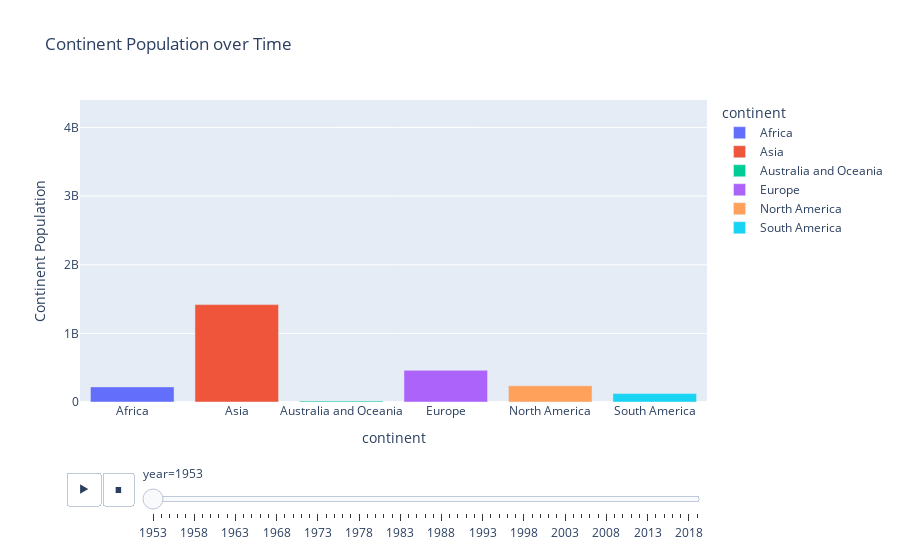

The notebook cell saved with this chart:
### Code cell
fig_bar.show()

### Figure 1 — Plotly figure (JSON) as saved in the notebook; plotly's stock layout.template omitted (floating-point values rounded to 4 significant figures)
{"data": [{"alignmentgroup": "True", "hovertemplate": "<b>%{hovertext}</b><br><br>continent=%{x}<br>year=1953<br>country population=%{y}<extra></extra>", "hovertext": ["Africa"], "ids": ["Africa"], "legendgroup": "Africa", "marker": {"color": "#636efa"}, "name": "Africa", "offsetgroup": "Africa", "orientation": "v", "showlegend": true, "textposition": "auto", "type": "bar", "x": ["Africa"], "xaxis": "x", "y": [220380500], "yaxis": "y"}, {"alignmentgroup": "True", "hovertemplate": "<b>%{hovertext}</b><br><br>continent=%{x}<br>year=1953<br>country population=%{y}<extra></extra>", "hovertext": ["Asia"], "ids": ["Asia"], "legendgroup": "Asia", "marker": {"color": "#EF553B"}, "name": "Asia", "offsetgroup": "Asia", "orientation": "v", "showlegend": true, "textposition": "auto", "type": "bar", "x": ["Asia"], "xaxis": "x", "y": [1419178300], "yaxis": "y"}, {"alignmentgroup": "True", "hovertemplate": "<b>%{hovertext}</b><br><br>continent=%{x}<br>year=1953<br>country population=%{y}<extra></extra>", "hovertext": ["Australia and Oceania"], "ids": ["Australia and Oceania"], "legendgroup": "Australia and Oceania", "marker": {"color": "#00cc96"}, "name": "Australia and Oceania", "offsetgroup": "Australia and Oceania", "orientation": "v", "showlegend": true, "textposition": "auto", "type": "bar", "x": ["Australia and Oceania"], "xaxis": "x", "y": [13529320], "yaxis": "y"}, {"alignmentgroup": "True", "hovertemplate": "<b>%{hovertext}</b><br><br>continent=%{x}<br>year=1953<br>country population=%{y}<extra></extra>", "hovertext": ["Europe"], "ids": ["Europe"], "legendgroup": "Europe", "marker": {"color": "#ab63fa"}, "name": "Europe", "offsetgroup": "Europe", "orientation": "v", "showlegend": true, "textposition": "auto", "type": "bar", "x": ["Europe"], "xaxis": "x", "y": [461061160], "yaxis": "y"}, {"alignmentgroup": "True", "hovertemplate": "<b>%{hovertext}</b><br><br>continent=%{x}<br>year=1953<br>country population=%{y}<extra></extra>", "hovertext": ["North America"], "ids": ["North America"], "legendgroup": "North America", "marker": {"color": "#FFA15A"}, "name": "North America", "offsetgroup": "North America", "orientation": "v", "showlegend": true, "textposition": "auto", "type": "bar", "x": ["North America"], "xaxis": "x", "y": [237145200], "yaxis": "y"}, {"alignmentgroup": "True", "hovertemplate": "<b>%{hovertext}</b><br><br>continent=%{x}<br>year=1953<br>country population=%{y}<extra></extra>", "hovertext": ["South America"], "ids": ["South America"], "legendgroup": "South America", "marker": {"color": "#19d3f3"}, "name": "South America", "offsetgroup": "South America", "orientation": "v", "showlegend": true, "textposition": "auto", "type": "bar", "x": ["South America"], "xaxis": "x", "y": [123304000], "yaxis": "y"}], "layout": {"barmode": "relative", "legend": {"title": {"text": "continent"}, "tracegroupgap": 0}, "sliders": [{"active": 0, "currentvalue": {"prefix": "year="}, "len": 0.9, "pad": {"b": 10, "t": 60}, "steps": [{"args": [["1953"], {"frame": {"duration": 0, "redraw": true}, "fromcurrent": true, "mode": "immediate", "transition": {"duration": 0, "easing": "linear"}}], "label": "1953", "method": "animate"}, {"args": [["1954"], {"frame": {"duration": 0, "redraw": true}, "fromcurrent": true, "mode": "immediate", "transition": {"duration": 0, "easing": "linear"}}], "label": "1954", "method": "animate"}, {"args": [["1955"], {"frame": {"duration": 0, "redraw": true}, "fromcurrent": true, "mode": "immediate", "transition": {"duration": 0, "easing": "linear"}}], "label": "1955", "method": "animate"}, {"args": [["1956"], {"frame": {"duration": 0, "redraw": true}, "fromcurrent": true, "mode": "immediate", "transition": {"duration": 0, "easing": "linear"}}], "label": "1956", "method": "animate"}, {"args": [["1957"], {"frame": {"duration": 0, "redraw": true}, "fromcurrent": true, "mode": "immediate", "transition": {"duration": 0, "easing": "linear"}}], "label": "1957", "method": "animate"}, {"args": [["1958"], {"frame": {"duration": 0, "redraw": true}, "fromcurrent": true, "mode": "immediate", "transition": {"duration": 0, "easing": "linear"}}], "label": "1958", "method": "animate"}, {"args": [["1959"], {"frame": {"duration": 0, "redraw": true}, "fromcurrent": true, "mode": "immediate", "transition": {"duration": 0, "easing": "linear"}}], "label": "1959", "method": "animate"}, {"args": [["1960"], {"frame": {"duration": 0, "redraw": true}, "fromcurrent": true, "mode": "immediate", "transition": {"duration": 0, "easing": "linear"}}], "label": "1960", "method": "animate"}, {"args": [["1961"], {"frame": {"duration": 0, "redraw": true}, "fromcurrent": true, "mode": "immediate", "transition": {"duration": 0, "easing": "linear"}}], "label": "1961", "method": "animate"}, {"args": [["1962"], {"frame": {"duration": 0, "redraw": true}, "fromcurrent": true, "mode": "immediate", "transition": {"duration": 0, "easing": "linear"}}], "label": "1962", "method": "animate"}, {"args": [["1963"], {"frame": {"duration": 0, "redraw": true}, "fromcurrent": true, "mode": "immediate", "transition": {"duration": 0, "easing": "linear"}}], "label": "1963", "method": "animate"}, {"args": [["1964"], {"frame": {"duration": 0, "redraw": true}, "fromcurrent": true, "mode": "immediate", "transition": {"duration": 0, "easing": "linear"}}], "label": "1964", "method": "animate"}, {"args": [["1965"], {"frame": {"duration": 0, "redraw": true}, "fromcurrent": true, "mode": "immediate", "transition": {"duration": 0, "easing": "linear"}}], "label": "1965", "method": "animate"}, {"args": [["1966"], {"frame": {"duration": 0, "redraw": true}, "fromcurrent": true, "mode": "immediate", "transition": {"duration": 0, "easing": "linear"}}], "label": "1966", "method": "animate"}, {"args": [["1967"], {"frame": {"duration": 0, "redraw": true}, "fromcurrent": true, "mode": "immediate", "transition": {"duration": 0, "easing": "linear"}}], "label": "1967", "method": "animate"}, {"args": [["1968"], {"frame": {"duration": 0, "redraw": true}, "fromcurrent": true, "mode": "immediate", "transition": {"duration": 0, "easing": "linear"}}], "label": "1968", "method": "animate"}, {"args": [["1969"], {"frame": {"duration": 0, "redraw": true}, "fromcurrent": true, "mode": "immediate", "transition": {"duration": 0, "easing": "linear"}}], "label": "1969", "method": "animate"}, {"args": [["1970"], {"frame": {"duration": 0, "redraw": true}, "fromcurrent": true, "mode": "immediate", "transition": {"duration": 0, "easing": "linear"}}], "label": "1970", "method": "animate"}, {"args": [["1971"], {"frame": {"duration": 0, "redraw": true}, "fromcurrent": true, "mode": "immediate", "transition": {"duration": 0, "easing": "linear"}}], "label": "1971", "method": "animate"}, {"args": [["1972"], {"frame": {"duration": 0, "redraw": true}, "fromcurrent": true, "mode": "immediate", "transition": {"duration": 0, "easing": "linear"}}], "label": "1972", "method": "animate"}, {"args": [["1973"], {"frame": {"duration": 0, "redraw": true}, "fromcurrent": true, "mode": "immediate", "transition": {"duration": 0, "easing": "linear"}}], "label": "1973", "method": "animate"}, {"args": [["1974"], {"frame": {"duration": 0, "redraw": true}, "fromcurrent": true, "mode": "immediate", "transition": {"duration": 0, "easing": "linear"}}], "label": "1974", "method": "animate"}, {"args": [["1975"], {"frame": {"duration": 0, "redraw": true}, "fromcurrent": true, "mode": "immediate", "transition": {"duration": 0, "easing": "linear"}}], "label": "1975", "method": "animate"}, {"args": [["1976"], {"frame": {"duration": 0, "redraw": true}, "fromcurrent": true, "mode": "immediate", "transition": {"duration": 0, "easing": "linear"}}], "label": "1976", "method": "animate"}, {"args": [["1977"], {"frame": {"duration": 0, "redraw": true}, "fromcurrent": true, "mode": "immediate", "transition": {"duration": 0, "easing": "linear"}}], "label": "1977", "method": "animate"}, {"args": [["1978"], {"frame": {"duration": 0, "redraw": true}, "fromcurrent": true, "mode": "immediate", "transition": {"duration": 0, "easing": "linear"}}], "label": "1978", "method": "animate"}, {"args": [["1979"], {"frame": {"duration": 0, "redraw": true}, "fromcurrent": true, "mode": "immediate", "transition": {"duration": 0, "easing": "linear"}}], "label": "1979", "method": "animate"}, {"args": [["1980"], {"frame": {"duration": 0, "redraw": true}, "fromcurrent": true, "mode": "immediate", "transition": {"duration": 0, "easing": "linear"}}], "label": "1980", "method": "animate"}, {"args": [["1981"], {"frame": {"duration": 0, "redraw": true}, "fromcurrent": true, "mode": "immediate", "transition": {"duration": 0, "easing": "linear"}}], "label": "1981", "method": "animate"}, {"args": [["1982"], {"frame": {"duration": 0, "redraw": true}, "fromcurrent": true, "mode": "immediate", "transition": {"duration": 0, "easing": "linear"}}], "label": "1982", "method": "animate"}, {"args": [["1983"], {"frame": {"duration": 0, "redraw": true}, "fromcurrent": true, "mode": "immediate", "transition": {"duration": 0, "easing": "linear"}}], "label": "1983", "method": "animate"}, {"args": [["1984"], {"frame": {"duration": 0, "redraw": true}, "fromcurrent": true, "mode": "immediate", "transition": {"duration": 0, "easing": "linear"}}], "label": "1984", "method": "animate"}, {"args": [["1985"], {"frame": {"duration": 0, "redraw": true}, "fromcurrent": true, "mode": "immediate", "transition": {"duration": 0, "easing": "linear"}}], "label": "1985", "method": "animate"}, {"args": [["1986"], {"frame": {"duration": 0, "redraw": true}, "fromcurrent": true, "mode": "immediate", "transition": {"duration": 0, "easing": "linear"}}], "label": "1986", "method": "animate"}, {"args": [["1987"], {"frame": {"duration": 0, "redraw": true}, "fromcurrent": true, "mode": "immediate", "transition": {"duration": 0, "easing": "linear"}}], "label": "1987", "method": "animate"}, {"args": [["1988"], {"frame": {"duration": 0, "redraw": true}, "fromcurrent": true, "mode": "immediate", "transition": {"duration": 0, "easing": "linear"}}], "label": "1988", "method": "animate"}, {"args": [["1989"], {"frame": {"duration": 0, "redraw": true}, "fromcurrent": true, "mode": "immediate", "transition": {"duration": 0, "easing": "linear"}}], "label": "1989", "method": "animate"}, {"args": [["1990"], {"frame": {"duration": 0, "redraw": true}, "fromcurrent": true, "mode": "immediate", "transition": {"duration": 0, "easing": "linear"}}], "label": "1990", "method": "animate"}, {"args": [["1991"], {"frame": {"duration": 0, "redraw": true}, "fromcurrent": true, "mode": "immediate", "transition": {"duration": 0, "easing": "linear"}}], "label": "1991", "method": "animate"}, {"args": [["1992"], {"frame": {"duration": 0, "redraw": true}, "fromcurrent": true, "mode": "immediate", "transition": {"duration": 0, "easing": "linear"}}], "label": "1992", "method": "animate"}, {"args": [["1993"], {"frame": {"duration": 0, "redraw": true}, "fromcurrent": true, "mode": "immediate", "transition": {"duration": 0, "easing": "linear"}}], "label": "1993", "method": "animate"}, {"args": [["1994"], {"frame": {"duration": 0, "redraw": true}, "fromcurrent": true, "mode": "immediate", "transition": {"duration": 0, "easing": "linear"}}], "label": "1994", "method": "animate"}, {"args": [["1995"], {"frame": {"duration": 0, "redraw": true}, "fromcurrent": true, "mode": "immediate", "transition": {"duration": 0, "easing": "linear"}}], "label": "1995", "method": "animate"}, {"args": [["1996"], {"frame": {"duration": 0, "redraw": true}, "fromcurrent": true, "mode": "immediate", "transition": {"duration": 0, "easing": "linear"}}], "label": "1996", "method": "animate"}, {"args": [["1997"], {"frame": {"duration": 0, "redraw": true}, "fromcurrent": true, "mode": "immediate", "transition": {"duration": 0, "easing": "linear"}}], "label": "1997", "method": "animate"}, {"args": [["1998"], {"frame": {"duration": 0, "redraw": true}, "fromcurrent": true, "mode": "immediate", "transition": {"duration": 0, "easing": "linear"}}], "label": "1998", "method": "animate"}, {"args": [["1999"], {"frame": {"duration": 0, "redraw": true}, "fromcurrent": true, "mode": "immediate", "transition": {"duration": 0, "easing": "linear"}}], "label": "1999", "method": "animate"}, {"args": [["2000"], {"frame": {"duration": 0, "redraw": true}, "fromcurrent": true, "mode": "immediate", "transition": {"duration": 0, "easing": "linear"}}], "label": "2000", "method": "animate"}, {"args": [["2001"], {"frame": {"duration": 0, "redraw": true}, "fromcurrent": true, "mode": "immediate", "transition": {"duration": 0, "easing": "linear"}}], "label": "2001", "method": "animate"}, {"args": [["2002"], {"frame": {"duration": 0, "redraw": true}, "fromcurrent": true, "mode": "immediate", "transition": {"duration": 0, "easing": "linear"}}], "label": "2002", "method": "animate"}, {"args": [["2003"], {"frame": {"duration": 0, "redraw": true}, "fromcurrent": true, "mode": "immediate", "transition": {"duration": 0, "easing": "linear"}}], "label": "2003", "method": "animate"}, {"args": [["2004"], {"frame": {"duration": 0, "redraw": true}, "fromcurrent": true, "mode": "immediate", "transition": {"duration": 0, "easing": "linear"}}], "label": "2004", "method": "animate"}, {"args": [["2005"], {"frame": {"duration": 0, "redraw": true}, "fromcurrent": true, "mode": "immediate", "transition": {"duration": 0, "easing": "linear"}}], "label": "2005", "method": "animate"}, {"args": [["2006"], {"frame": {"duration": 0, "redraw": true}, "fromcurrent": true, "mode": "immediate", "transition": {"duration": 0, "easing": "linear"}}], "label": "2006", "method": "animate"}, {"args": [["2007"], {"frame": {"duration": 0, "redraw": true}, "fromcurrent": true, "mode": "immediate", "transition": {"duration": 0, "easing": "linear"}}], "label": "2007", "method": "animate"}, {"args": [["2008"], {"frame": {"duration": 0, "redraw": true}, "fromcurrent": true, "mode": "immediate", "transition": {"duration": 0, "easing": "linear"}}], "label": "2008", "method": "animate"}, {"args": [["2009"], {"frame": {"duration": 0, "redraw": true}, "fromcurrent": true, "mode": "immediate", "transition": {"duration": 0, "easing": "linear"}}], "label": "2009", "method": "animate"}, {"args": [["2010"], {"frame": {"duration": 0, "redraw": true}, "fromcurrent": true, "mode": "immediate", "transition": {"duration": 0, "easing": "linear"}}], "label": "2010", "method": "animate"}, {"args": [["2011"], {"frame": {"duration": 0, "redraw": true}, "fromcurrent": true, "mode": "immediate", "transition": {"duration": 0, "easing": "linear"}}], "label": "2011", "method": "animate"}, {"args": [["2012"], {"frame": {"duration": 0, "redraw": true}, "fromcurrent": true, "mode": "immediate", "transition": {"duration": 0, "easing": "linear"}}], "label": "2012", "method": "animate"}, {"args": [["2013"], {"frame": {"duration": 0, "redraw": true}, "fromcurrent": true, "mode": "immediate", "transition": {"duration": 0, "easing": "linear"}}], "label": "2013", "method": "animate"}, {"args": [["2014"], {"frame": {"duration": 0, "redraw": true}, "fromcurrent": true, "mode": "immediate", "transition": {"duration": 0, "easing": "linear"}}], "label": "2014", "method": "animate"}, {"args": [["2015"], {"frame": {"duration": 0, "redraw": true}, "fromcurrent": true, "mode": "immediate", "transition": {"duration": 0, "easing": "linear"}}], "label": "2015", "method": "animate"}, {"args": [["2016"], {"frame": {"duration": 0, "redraw": true}, "fromcurrent": true, "mode": "immediate", "transition": {"duration": 0, "easing": "linear"}}], "label": "2016", "method": "animate"}, {"args": [["2017"], {"frame": {"duration": 0, "redraw": true}, "fromcurrent": true, "mode": "immediate", "transition": {"duration": 0, "easing": "linear"}}], "label": "2017", "method": "animate"}, {"args": [["2018"], {"frame": {"duration": 0, "redraw": true}, "fromcurrent": true, "mode": "immediate", "transition": {"duration": 0, "easing": "linear"}}], "label": "2018", "method": "animate"}, {"args": [["2019"], {"frame": {"duration": 0, "redraw": true}, "fromcurrent": true, "mode": "immediate", "transition": {"duration": 0, "easing": "linear"}}], "label": "2019", "method": "animate"}], "x": 0.1, "xanchor": "left", "y": 0, "yanchor": "top"}], "title": {"text": "Continent Population over Time"}, "updatemenus": [{"buttons": [{"args": [null, {"frame": {"duration": 500, "redraw": true}, "fromcurrent": true, "mode": "immediate", "transition": {"duration": 500, "easing": "linear"}}], "label": "&#9654;", "method": "animate"}, {"args": [[null], {"frame": {"duration": 0, "redraw": true}, "fromcurrent": true, "mode": "immediate", "transition": {"duration": 0, "easing": "linear"}}], "label": "&#9724;", "method": "animate"}], "direction": "left", "pad": {"r": 10, "t": 70}, "showactive": false, "type": "buttons", "x": 0.1, "xanchor": "right", "y": 0, "yanchor": "top"}], "xaxis": {"anchor": "y", "categoryarray": ["Africa", "Asia", "Australia and Oceania", "Europe", "North America", "South America"], "categoryorder": "array", "domain": [0, 1], "title": {"text": "continent"}}, "yaxis": {"anchor": "x", "domain": [0, 1], "range": [0, 4401117000], "title": {"text": "Continent Population"}}}}
